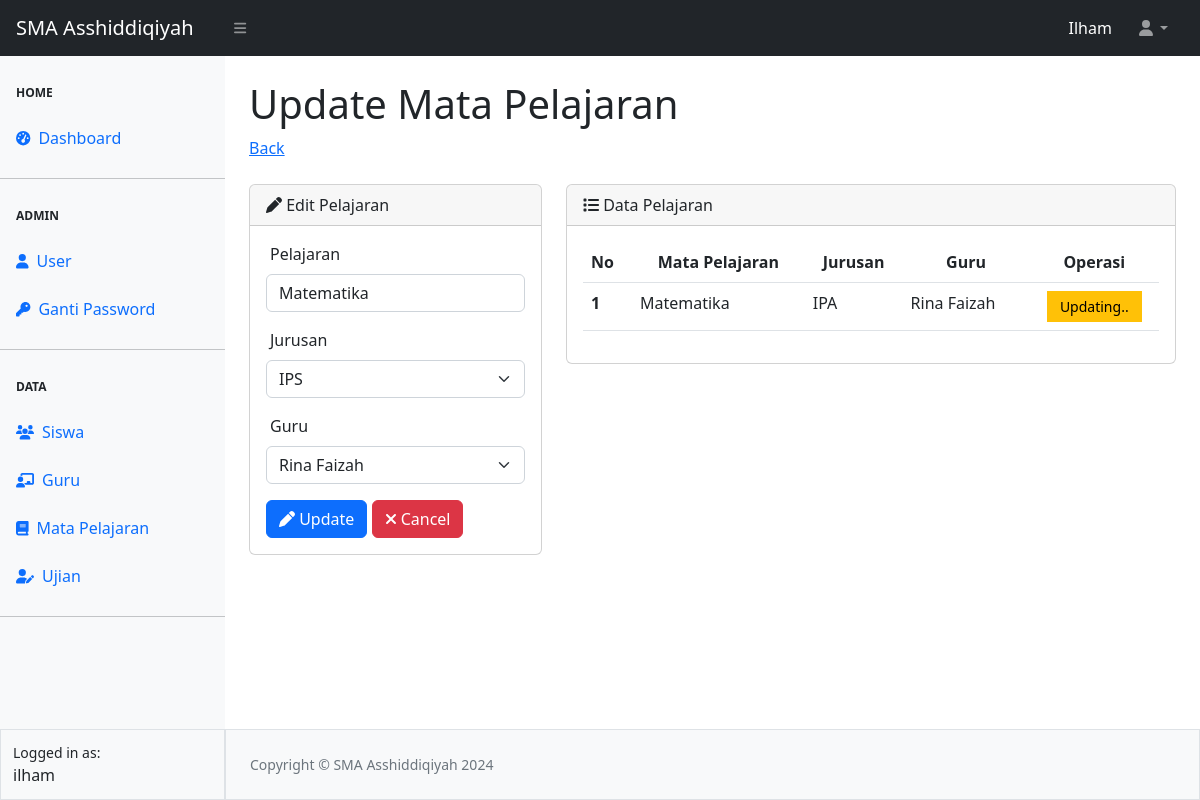
The app's page /pelajaran/edit-pelajaran.php?id=4 (signed in) with its own data.
### tables this page shows
CREATE TABLE `tbl_pelajaran` (
  `id` int(11) NOT NULL,
  `pelajaran` varchar(50) NOT NULL,
  `jurusan` varchar(50) NOT NULL,
  `guru` varchar(50) NOT NULL
);

### pelajaran/edit-pelajaran.php (the view, shortened to what this page needs)
<?php
require_once "../config.php";
require_once "../template/header.php";
require_once "../template/navbar.php";
require_once "../template/sidebar.php";
$id = $_GET['id'];
$queryPelajaran = mysqli_query($koneksi, "SELECT * FROM tbl_pelajaran WHERE id = $id");
$data = mysqli_fetch_array($queryPelajaran);
?>
<div id="layoutSidenav_content">
    <main>
        <div class="container-fluid px-4">
            <h1 class="mt-4">Update Mata Pelajaran</h1>
            <ol class="breadcrumb mb-4">
                <li class="breadcrumb-item"><a href="pelajaran.php">Back</li></a>
            </ol>
            <div class="row">
                <div class="col-4">
                    <div class="card">
                        <div class="card-header">
                            <i class="fa-solid fa-pen"></i> Edit Pelajaran
                        </div>
                        <div class="card-body">
                            <form action="proses-pelajaran.php" method="POST">
                                <div class="mb-3">
                                    <label for="pelajaran" class="form-label ps-1">Pelajaran</label>
                                    <input type="text" class="form-control" id="pelajaran" name="pelajaran"
                                        placeholder="nama pelajaran" value="<?= $data['pelajaran'] ?>" required>
                                </div>
                                <div class="mb-3">
                                    <label for="jurusan" class="form-label ps-1">Jurusan</label>
                                    <select name="jurusan" id="jurusan" class="form-select" required>
                                        <?php
                                        $jurusan = ["Umum", "IPA", "IPS"];
                                        foreach ($jurusan as $jrs) {
                                            if ($data['jurusan'] == $jrs) { ?>
                                                <option value="<?= $jrs ?>" selected><?= $jrs ?></option>
                                            <?php } else { ?>
                                                <option value="<?= $jrs ?>" selected><?= $jrs ?></option>
                                                <?php
                                            }
                                        }
                                        ?>
                                    </select>
                                </div>
                                <div class="mb-3">
                                    <label for="guru" class="form-label ps-1">Guru</label>
                                    <select name="guru" id="guru" class="form-select" required>
                                        <?php
                                        $queryGuru = mysqli_query($koneksi, "SELECT * FROM tbl_guru");
                                        while ($dataGuru = mysqli_fetch_array($queryGuru)) {
                                            if ($data['guru'] == $dataGuru['nama']) {
                                                ?>
                                                <option value="<?= $dataGuru['nama'] ?>" selected><?= $dataGuru['nama'] ?>
                                                </option>
                                            <?php } else { ?>
                                                <option value="<?= $dataGuru['nama'] ?>"><?= $dataGuru['nama'] ?></option>
                                                <?php
                                            }
                                        }
                                        ?>
                                    </select>
                                </div>
                                <button type="submit" class="btn btn-primary" name="update"><i
                                        class="fa-solid fa-pen"></i> Update</button>
                                <a href="pelajaran.php" class="btn btn-danger"><i class="fa-solid fa-xmark"></i>
                                    Cancel</a>
                            </form>
                        </div>
                    </div>
                </div>
                <div class="col-8">
                    <div class="card">
                        <div class="card-header">
                            <i class="fa-solid fa-list"></i> Data Pelajaran
                        </div>
                        <div class="card-body">
                            <table class="table table-hover">
                                <thead>
                                    <tr>
                                        <th scope="col">No</th>
                                        <th scope="col">
                                            <center>Mata Pelajaran</center>
                                        </th>
                                        <th scope="col">
                                            <center>Jurusan</center>
                                        </th>
                                        <th scope="col">
                                            <center>Guru</center>
                                        </th>
                                        <th scope="col">
                                            <center>Operasi</center>
                                        </th>
                                    </tr>
                                </thead>
                                <tbody>
                                    <?php
                                    $no = 1;
                                    ?>
                                    <tr>
                                        <th scope="row">
                                            <?= $no ?>
                                        </th>
                                        <td>
                                            <?= $data['pelajaran'] ?>
                                        </td>
                                        <td>
                                            <?= $data['jurusan'] ?>
                                        </td>
                                        <td>
                                            <?= $data['guru'] ?>
                                        </td>
                                        <td align="center">
                                            <button type="button"
                                                class="btn btn-sm btn-warning rounded-0 col-10">Updating..</button>
                                        </td>
                                    </tr>
                                </tbody>
                            </table>
                        </div>
                    </div>
                </div>
            </div>
        </div>
    </main>
    <?php
    require_once "../template/footer.php";
    ?>

### records on screen
tbl_pelajaran: pelajaran "Matematika", jurusan "IPS", jurusan "IPA", guru "Rina Faizah"

### other values on screen
$_SESSION["ssUser"] "Ilham"
$_SESSION["ssUser"] "ilham"
$no "1"
form field guru "Rina Faizah"
